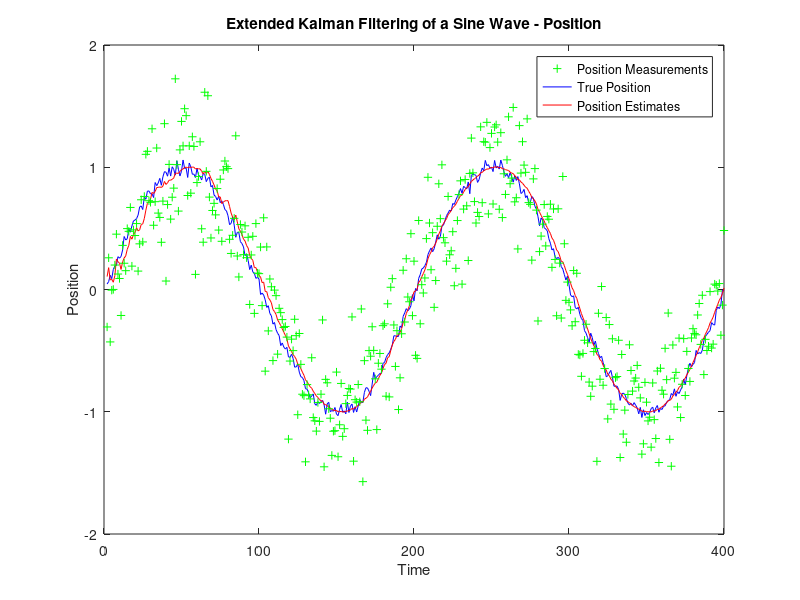
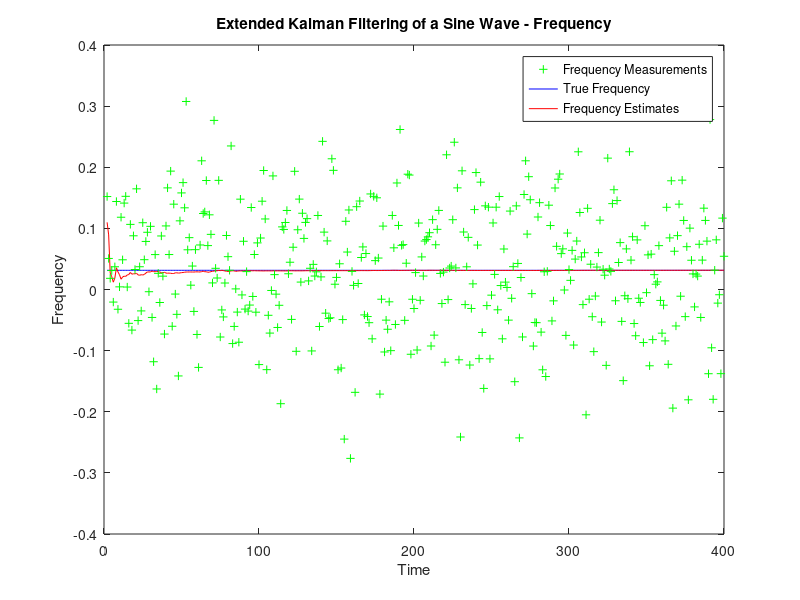

MATLAB code for these plots, in order:
clc
clear all
close all
 
%%%%%%%%%%%%%%%%%%%%%%%%%%%%%%%%%%%%%Matrix initialisation 
i = 400;                   % Number of iterations 
x = zeros(2,i);            % True State
mubar = zeros(2,i);        % Apriori state estimates
mu = zeros(2,i);           % Aposteriori state estimates
sigmabar = zeros(2,2,i);   % Apriori error covariance estimates
sigma = zeros(2,2,i);      % Aposteriori error covariance estimates
z = zeros(2,i);            % Measurements
K = zeros(2,2,i);          % Kalman Gain
 
%%%%%%%%%%%%%%%%%%%%%%%%%%%%%%%%%%%%%%Model Definitions
V = [ 1 0 ;                % State-error Jacobian
      0 0 ];
H = [ 1 0 ;                % Measurement-state Jacobian
      0 1 ];
W = [ 1 0 ;                % Measurement-error Jacobian
      0 1 ];
  
%%%%%%%%%%%%%%%%%%%%%%%%%%%%%%%%%%%%%%%Initialisation
x(:,1)  = [ 0         ;    % True initial state
            3*pi/300 ];
mu(:,1) = [ 1         ;    % Initial aposteriori state estimate
            1*pi/300 ];
R = [0.001    0 ;          % Process noise covariance
     0        0];
Q = [0.1    0 ;            % Measurement noise covariance
     0    0.01];
sigma(:,:,1) = [ 1   0  ;  % Initial aposteriori error covariance estimate
                 0   1 ];
             
%%%%%%%%%%%%%%%%%%%%%%%%%%%%%%%%%%%%%%%EKF MAIN
 
for t = 2:i
    
    %Step 1 Update true state
    x(:,t) = [sin(x(2,t-1)*(t-1));x(2,t-1)] + sqrt(R)*[randn;randn];
    
    % Update measurements
    z(:,t) = x(:,t) + sqrt(Q)*[randn;randn];
    
    %Step 2 Update apriori estimate - algorithm step mio=g(Ut,mio_t-1)
    mubar(:,t) = [sin(mu(2,t-1)*(t-1));mu(2,t-1)];  %mubar is the first derivate of xt without noise nad replace xt with mio
    
    Gt = [0   (t-1)*cos(mu(2,t-1)*(t-1)) ; %state jacobian:derivative of g
          0                    1       ] ;
      
    Rt = V*R*V';  %Q and R as defined in text
    Qt = W*Q*W';
    %step 3 Update aprioiri error covariance estimate
    sigmabar(:,:,t) = Gt*sigma(:,:,t-1)*Gt' + Rt;
    
    %step 4 Update Kalman gain
    K(:,:,t) = sigmabar(:,:,t)*H' / (H*sigmabar(:,:,t)*H'+ Qt);
    
    %step 5 Update aposteriori state estimate
    mu(:,t) = mubar(:,t) + K(:,:,t) * (z(:,t) - mubar(:,t));
    
    %step 6 Update aposteriori error covariance estimate
    sigma(:,:,t) = (eye(2) - K(:,:,t)*H) * sigmabar(:,:,t);
end
 
%%%%%%%%%%%%%%%%%%%%%%%%%%%%%%%%%%%%%%%%%%%%Plotting
figure (1)
% Actual state position
b = plot(2:i,x(1,2:i),'b');
hold on
% State position estimates
r = plot(2:i,mu(1,2:i),'r');
% State measurements
g = plot(2:i,z(1,2:i),'g+');
title('Extended Kalman Filtering of a Sine Wave - Position');
legend([g b r],'Position Measurements','True Position','Position Estimates');
xlabel('Time')
ylabel('Position')
 
figure(2)
% Actual state frequency
b = plot(2:i,x(2,2:i),'b');
hold on
% State frequency estimates
r = plot(2:i,mu(2,2:i),'r');
% Frequency measurements
g = plot(2:i,z(2,2:i),'g+');
title('Extended Kalman Filtering of a Sine Wave - Frequency');
legend([g b r],'Frequency Measurements','True Frequency','Frequency Estimates');
xlabel('Time')
ylabel('Frequency')
 
